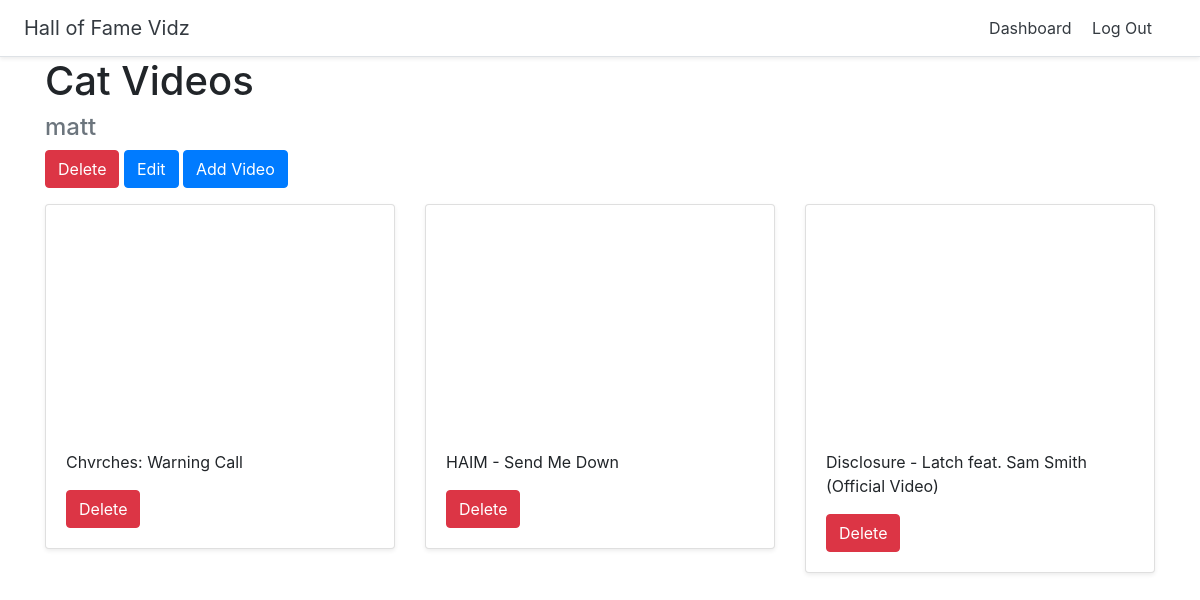
The page /halloffame/1 (signed in) on the database as committed earlier.
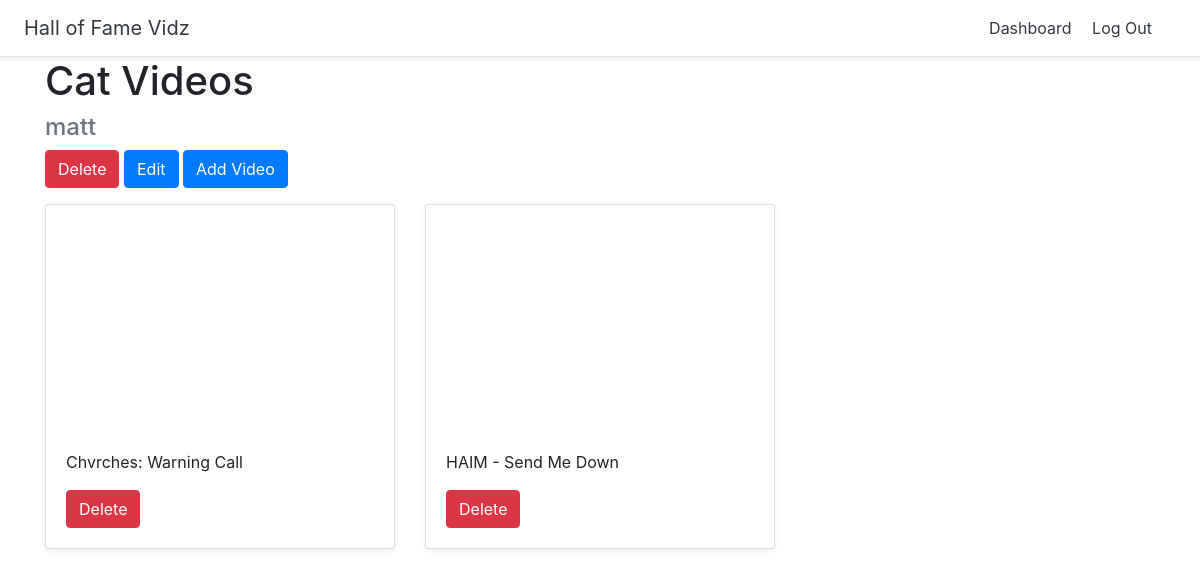
The same page on the database as committed later.
### halls/models.py (models this page shows)
class Video(models.Model):
	title = models.CharField(max_length=255)
	url = models.URLField()
	youtube_id = models.CharField(max_length=255)
	hall = models.ForeignKey(Hall, on_delete=models.CASCADE)

### halls/views.py (the view)
# urls.py: path('halloffame/<int:pk>', views.DetailHall.as_view(), name='detail_hall'),
class DetailHall(generic.DetailView):
	model = Hall
	template_name = 'halls/detail_hall.html'

### halls/templates/halls/detail_hall.html
{% extends 'halls/base.html' %}
{% block content %}
<div class="container">
	<h1>{{ hall.title }}</h1>
	<h4 class="text-muted">{{ hall.user.username }}</h4>
	{% if user.id == hall.user.id %}
	<a href="{% url 'delete_hall' hall.id %}" class="btn btn-danger">Delete</a>
	<a href="{% url 'update_hall' hall.id %}" class="btn btn-primary">Edit</a>
	<a href="{% url 'add_video' hall.id %}" class="btn btn-primary">Add Video</a>
	{% endif %}
		<div class="row">
			{% for video in hall.video_set.all %}
				<div class="col-md-4 mt-3">
					<div class="card mb-4 shadow-sm">
						<iframe width="100%" height="225" src="https://www.youtube.com/embed/'{{ video.youtube_id }}" frameborder="0" allow="accelerometer; autoplay; encrypted-media; gyroscope; picture-in-picture" allowfullscreen></iframe>
						<div class="card-body">
							<p class="card-text">{{ video.title }}</p>
							{% if user.id == hall.user.id %}
							<a href="{% url 'delete_video' video.id %}" class="btn btn-danger">Delete</a>
							{% endif %}
						</div>
					</div>
				</div>
			{% endfor %}
</div>
{% endblock %}

Rows that differ between the two databases and show on the page:
removed Video: title "Disclosure - Latch feat. Sam Smith (Official Video)"
